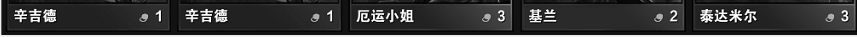
#> input picture da4.png, 857 x 37 px
$ python rgb2gray1.py
#> lines starting #> are read from the running program, lines starting #| are printed output that depends on the picture; after the words box and inside, x2 and y2 are one past the last pixel; in counts of white or black regions, pixels touching at a corner belong together
"""
Author:XiaoMa
date:2021/11/2
"""
import cv2
import numpy as np
import matplotlib.pyplot as plt

img0 = cv2.imread("./da4.png")
#> img0 is the input picture: shape (37, 857, 3); min 0, max 255, mean 56.7
img1 = img0
img2 = cv2.cvtColor(img1, cv2.COLOR_BGR2GRAY)
h, w = img1.shape[:2]
#> h = 37; w = 857
print(h, w)
#| 37 857
cv2.namedWindow("W0")
cv2.imshow("W0", img2)
cv2.waitKey(delay=0)
# 图像进行二值化
##第一种阈值类型
ret0, img3 = cv2.threshold(img2, 127, 255, cv2.THRESH_BINARY)
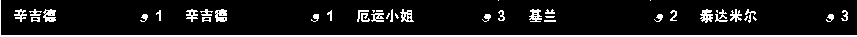
#> img3: shape (37, 857); 11.1% white; 41 white regions (10 under 20 px), largest, box (x1, y1, x2, y2) and area: (0, 0, 857, 37) 1749, (215, 9, 227, 22) 119, (43, 9, 56, 22) 117
print(ret0)
##第二种阈值类型
ret1, img4 = cv2.threshold(img2, 127, 255, cv2.THRESH_BINARY_INV)
print(ret1)
##第三种阈值类型
ret2, img5 = cv2.threshold(img2, 127, 255, cv2.THRESH_TRUNC)
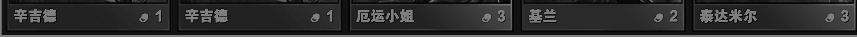
#> img5: shape (37, 857); min 0, max 127, mean 46
print(ret2)
##第四种阈值类型
ret3, img6 = cv2.threshold(img2, 127, 255, cv2.THRESH_TOZERO)
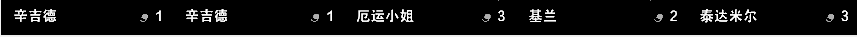
#> img6: shape (37, 857); min 0, max 255, mean 24.8
print(ret3)
##第五种阈值类型
ret4, img7 = cv2.threshold(img2, 127, 255, cv2.THRESH_TOZERO)
print(ret4)
# 将所有阈值类型得到的图像绘制到同一张图中
plt.rcParams['font.family'] = 'SimHei'  # 将全局中文字体改为黑体
figure = [img2, img3, img4, img5, img6, img7]
title = ["原图", "第一种阈值类型", "第二种阈值类型", "第三种阈值类型", "第四种阈值类型", "第五种阈值类型"]
for i in range(6):
    figure[i] = cv2.cvtColor(figure[i], cv2.COLOR_BGR2RGB)  # 转化图像通道顺序，这一个步骤要记得
    plt.subplot(3, 2, i + 1)
    plt.imshow(figure[i])
    plt.title(title[i])  # 添加标题
#> after the loop, figure = 6 items
plt.show()
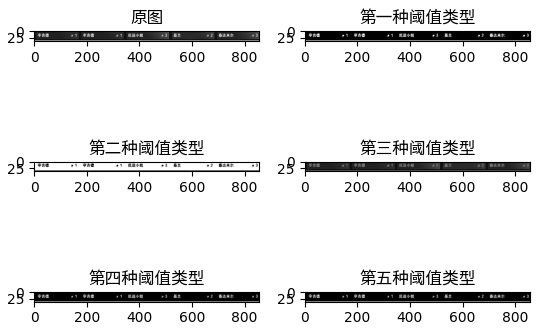
#> figure drawn by matplotlib, 6 panels
